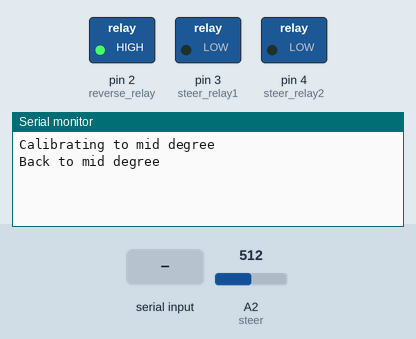
Simulated run of this sketch. Board: Arduino Uno, built with avr-gcc and run on an emulated ATmega328P. On the bench: switched loads named in the sketch (green lamp = pin HIGH), the last lines printed to the serial monitor. The inputs (shaded band) are chosen by the test bench; at power-on: A2 (steer) = 512. Pins used as bus, display or sensor lines are not drawn.

Above: at 1.2 s.
1.3 s: "FORWARD\n" received over Serial
At 1.7 s:
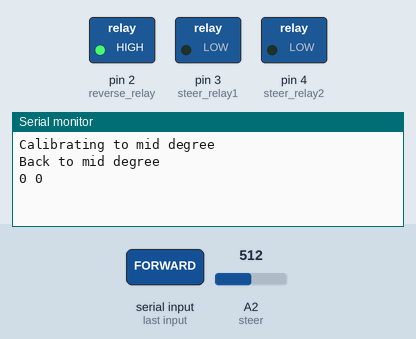
2.8 s: "90,45\n" received over Serial
At 3.5 s:
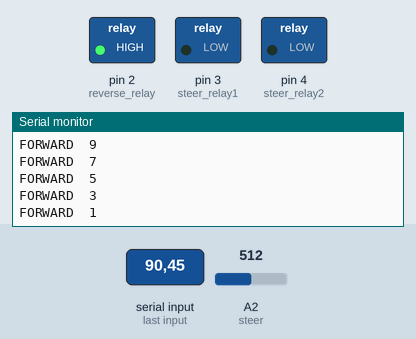
Timing chart, 0 to 5.8 s (numbered marks = the images above; inputs shaded):
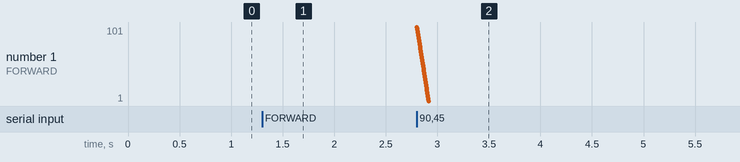

The sketch:

red_truck.ino
```cpp
#define LENGTH 20

#define power_pin 9
#define reverse_relay 2
#define steer_relay1 3
#define steer_relay2 4

// steering analog
#define steer A2


int voltage_bias = 0;
int stop_voltage = 0.5;

// initial forward to max threshold
int min_forward = 1.78 * 51;
int max_forward = 1.99 * 51;

// initial backward to max threshold
int min_backward = 1.90 * 51;
int max_backward = 2.70 * 51;
// initial voltage speed
int voltage = stop_voltage;

String state = "STOP";

int min_pot = 400;
int max_pot = 690 ;
int degree = 0;


int min_max_bias = 10;
bool goesLeft = false;
bool goesRight = false;


int delay_threshold = 2.5;
// function init
int getValue(String data, char separator, int index);


void setup() {
  //  power pin
  pinMode(power_pin, OUTPUT);
  // reverse for power
  pinMode(reverse_relay, OUTPUT);

  //  forward/reverse motor for steering
  pinMode(steer_relay1, OUTPUT);
  pinMode(steer_relay2, OUTPUT);

  //  analog pot
  pinMode(steer, INPUT);

  // Init to forward relay
  digitalWrite(reverse_relay, HIGH);
  Serial.begin(250000);

  //  Calibrate to middle degree 30
  int _tmp_steer = analogRead(steer);
  int _tmp_degree = map(_tmp_steer, min_pot, max_pot, 0 , 60);
  Serial.println("Calibrating to mid degree");
  //  if (_tmp_degree < 30){
  //    while(_tmp_degree == 30){
  //       _tmp_degree += 1;
  //       digitalWrite(steer_relay2, LOW);
  //       digitalWrite(steer_relay1, HIGH);
  //    }
  //  }else if(_tmp_degree > 30){
  //    while(_tmp_degree == 30){
  //       _tmp_degree -= 1;
  //       digitalWrite(steer_relay1, LOW);
  //       digitalWrite(steer_relay2, HIGH);
  //    }
  //  }
  degree = _tmp_degree;
  Serial.println("Back to mid degree");

}
void stop_car();
void move_forward();
void move_backward();


void loop() {
  int steer_pot = analogRead(steer);
  degree = map(steer_pot, min_pot + min_max_bias, max_pot - min_max_bias, 0 , 60);

  //  steering logic
  if (goesRight == true &&  steer_pot >= min_pot + min_max_bias) {
    digitalWrite(steer_relay1, LOW);
    digitalWrite(steer_relay2, HIGH);
  } else if (goesLeft == true && steer_pot <= max_pot - min_max_bias) {
    digitalWrite(steer_relay2, LOW);
    digitalWrite(steer_relay1, HIGH);
  } else {
    goesRight = false;
    goesLeft = false;
    digitalWrite(steer_relay2, LOW);
    digitalWrite(steer_relay1, LOW);
  }

  Serial.flush();
  if (Serial.available()) {
    char buffer[LENGTH];
    int index = 0;
    bool receiving = true;

    while (receiving) {
      if (Serial.available()) {
        char ch = Serial.read();
        if (ch == '\n' || ch == '\0') {
          buffer[index] = '\0';
          receiving = false;
        } else {
          buffer[index++] = ch;
          if (index == LENGTH) {
            buffer[index] = '\0';
            break;
          }
        }
      }
    }

    int _speed = getValue(buffer, ',', 0);
    int _steer = getValue(buffer, ',', 1);

    _speed = _speed != -1 ? _speed : stop_voltage;
    _steer = _steer != -1 ? _steer : 0;

    Serial.print(_speed); Serial.print(" "); Serial.println(_steer);

    if (_speed >= -100 && _speed <= 100) {
      if (_speed == 0 ) {
        stop_car();
      }

      if (_speed > 0) {
        move_forward();
        stop_car();
        delay(delay_threshold);
        move_forward();
        move_forward();
      }
      else if (_speed < 0) {
        move_backward();
        stop_car();
        delay(delay_threshold);
        move_backward();
        move_backward();
      }

      if (_steer >= 200 && _speed <= 260) {
        if (_steer > 230) {
          degree = map(steer_pot, min_pot + min_max_bias, max_pot - min_max_bias, 0 , 60);
          if (_steer != degree) {
            goesLeft = true;
            goesRight = false;
          }
        }
        else if (_steer < 230) {
          degree = map(steer_pot, min_pot + min_max_bias, max_pot - min_max_bias, 0 , 60);
          if (_steer != degree) {
            goesRight = true;
            goesLeft = false;
          }

        } else if (_steer == 230) {
          goesRight = false;
          goesLeft = false;
          digitalWrite(steer_relay2, LOW);
          digitalWrite(steer_relay1, LOW);
        }
      }
    }
    analogWrite(power_pin, voltage);
  }
  delay(delay_threshold);
}


void stop_car() {
  if (state == "FORWARD" || state == "BACKWARD") {
    // decrease speed linearly
    for (int i = voltage; i >= stop_voltage; i = i - 2) {
      voltage = i;
      analogWrite(power_pin, voltage);
      Serial.print(state); Serial.print("  ");
      Serial.println(voltage);
      delay(delay_threshold);
    }
  }
  state = "STOP";
}

void move_forward() {
  if (state == "BACKWARD") {
    stop_car();
  }

  // switch relay for forward
  digitalWrite(reverse_relay, HIGH);
  if (state == "BACKWARD" || state == "STOP" ) {
    voltage = max_forward;
    //    for (int i = min_forward; i <= max_forward; i = i + 2) {
    //      voltage = i;
    //      analogWrite(power_pin, voltage);
    //      Serial.print(state); Serial.print("  ");
    //      Serial.println(voltage);
    //      delay(delay_threshold);
    //    }
  }
  digitalWrite(reverse_relay, HIGH);
  state = "FORWARD";
}

void move_backward() {
  if (state == "FORWARD") {
    stop_car();
  }
  // switch relay for backward
  digitalWrite(reverse_relay, LOW);
  if (state == "FORWARD" || state == "STOP") {
    // increase speed linearly
    voltage = max_backward;
    //    for (int i = min_backward; i <= max_backward; i = i + 2) {
    //      voltage = i;
    //      analogWrite(power_pin, voltage);
    //      Serial.print(state); Serial.print("  ");
    //      Serial.println(voltage);
    //      delay(delay_threshold);
    //    }

  }
  state = "BACKWARD";

}

int getValue(String data, char separator, int index)
{
  int found = 0;
  int strIndex[] = { 0, -1 };
  int maxIndex = data.length() - 1;

  for (int i = 0; i <= maxIndex && found <= index; i++) {
    if (data.charAt(i) == separator || i == maxIndex) {
      found++;
      strIndex[0] = strIndex[1] + 1;
      strIndex[1] = (i == maxIndex) ? i + 1 : i;
    }
  }
  return found > index ? data.substring(strIndex[0], strIndex[1]).toInt() : -1;
}
```

Measured:
- after the input at 1.3 s, the serial monitor: prints a new line at once (image 1)
- after the input at 2.8 s, the serial monitor: prints a new line at once (image 2)
